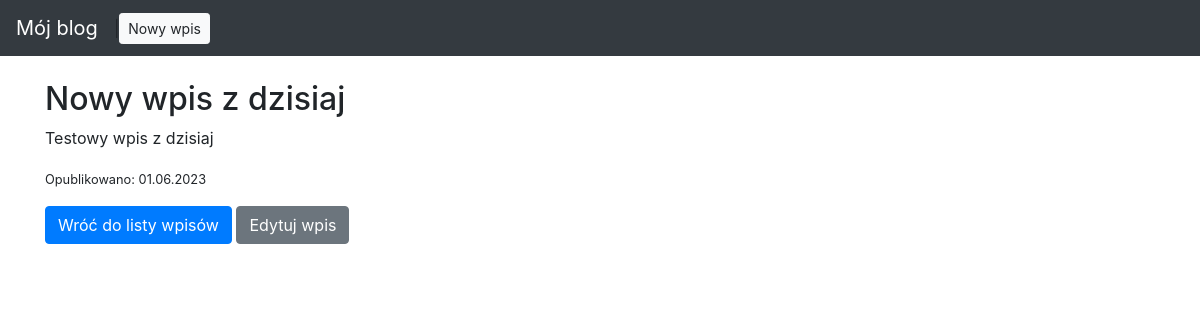
/post/1, run on the app's committed database.
### blog/models.py (models this page shows, shortened)
class Entry(db.Model):
    id = db.Column(db.Integer, primary_key=True)
    title = db.Column(db.String(80), nullable=False)
    body = db.Column(db.Text, nullable=False)
    pub_date = db.Column(db.DateTime, nullable=False, default=datetime.datetime.utcnow)
    is_published = db.Column(db.Boolean, default=False)
    user_id = db.Column(db.Integer, db.ForeignKey('user.id'))

### blog/routes.py (the view)
@app.route('/post/<int:entry_id>')
def entry_detail(entry_id):
    entry = Entry.query.filter_by(id=entry_id).first_or_404()
    return render_template('entry_detail.html', entry=entry)

### blog/templates/entry_detail.html
{% extends "base.html" %}
{% block content %}
{% if entry.is_published %}
<h2>{{ entry.title }}</h2>
<p>{{ entry.body }}</p>
<p><small>Opublikowano: {{ entry.pub_date.strftime('%d.%m.%Y') }}</small></p>
<div>
    <a class="btn btn-primary" href="{{ url_for('index') }}">Wróć do listy wpisów</a>
    <a class="btn btn-secondary" href="{{ url_for('edit_entry', entry_id=entry.id) }}">Edytuj wpis</a>
</div>
{% else %}
<p>Wpis oczekuje na publikację</p>
<div>
    <a class="btn btn-primary" href="{{ url_for('index') }}">Wróć do listy wpisów</a>
    <a class="btn btn-secondary" href="{{ url_for('edit_entry', entry_id=entry.id) }}">Edytuj wpis</a>
</div>
{% endif %}
{% endblock %}

### blog/templates/base.html (style rules this page uses)
body { padding-top: 5rem; }

### data on the page
Entry: title "Nowy wpis z dzisiaj", body "Testowy wpis z dzisiaj", pub_date "01.06.2023"
